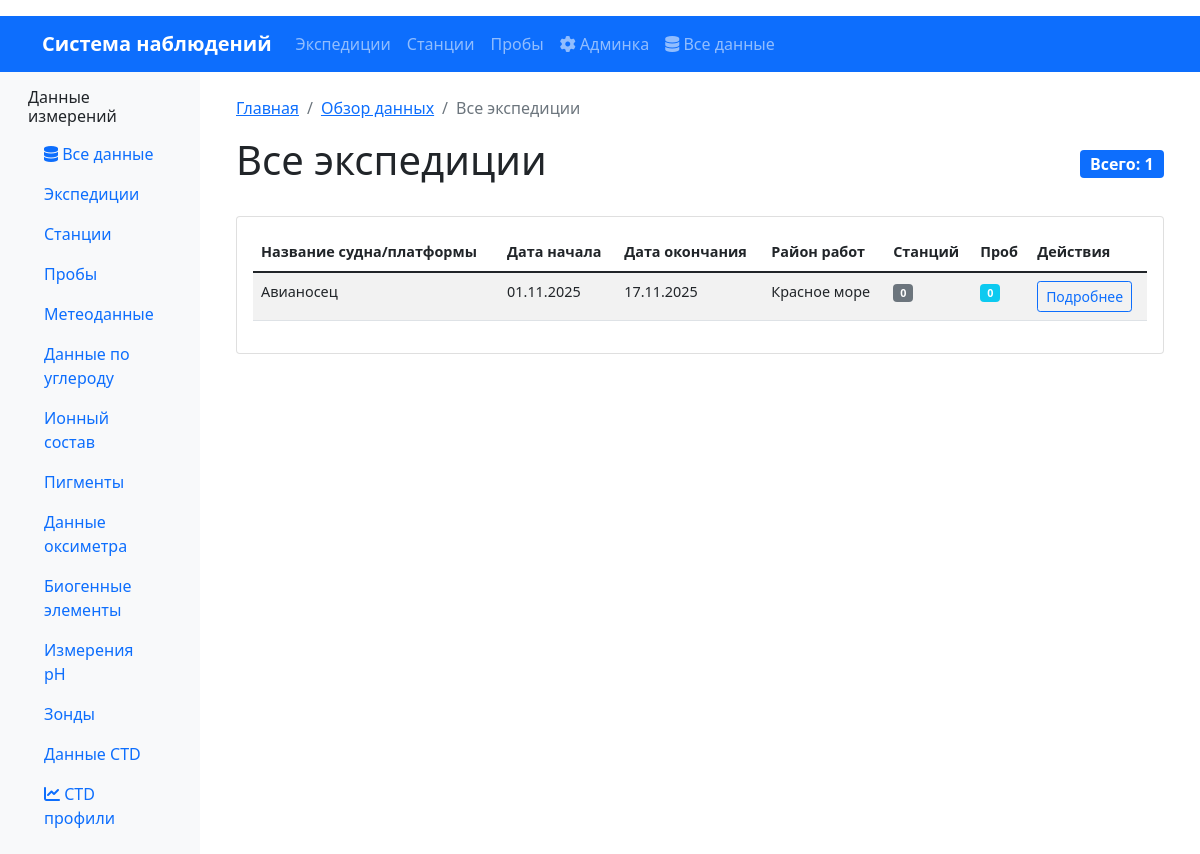
The page /data/expeditions/ on the database as committed earlier.
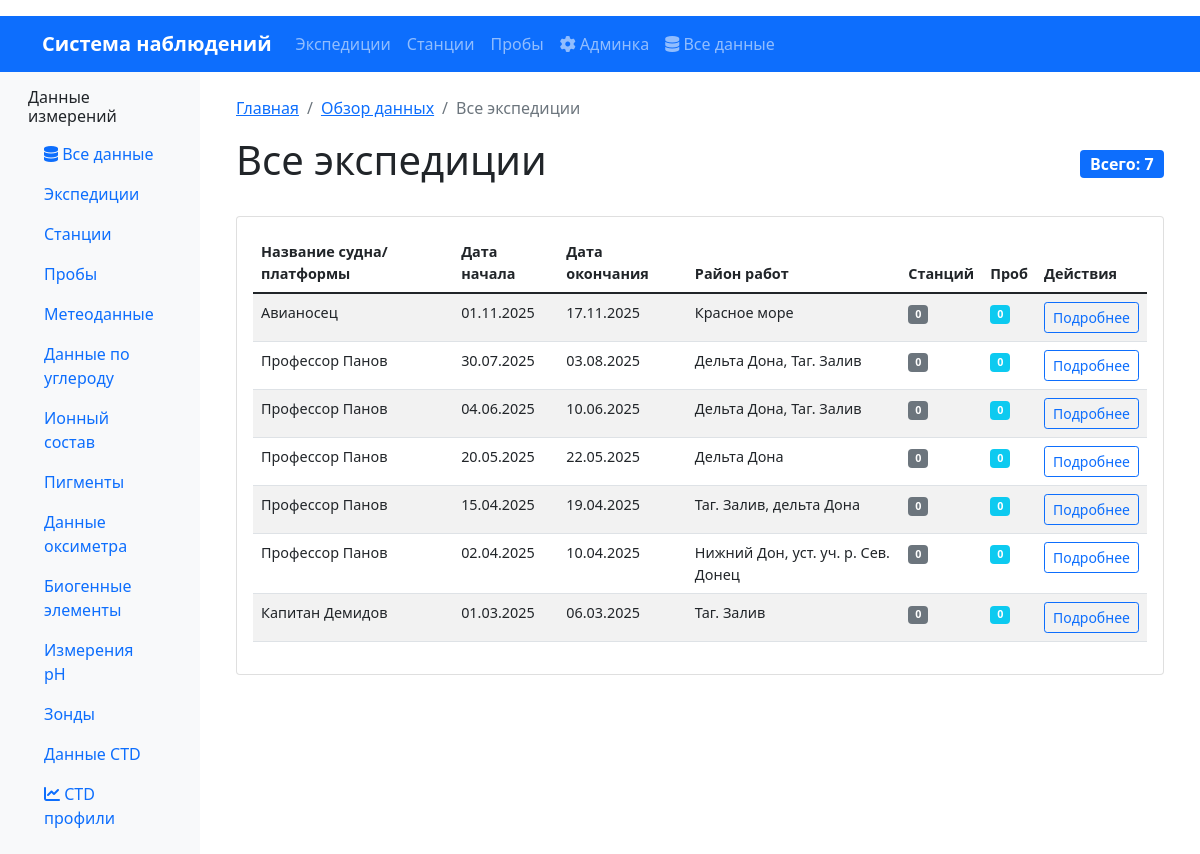
The same page on the database as committed later.
### oceanography/models.py (models this page shows, shortened)
class Expedition(models.Model):
    expedition_id = models.AutoField(primary_key=True)
    start_date = models.DateField(verbose_name="Дата начала экспедиции")
    end_date = models.DateField(verbose_name="Дата окончания экспедиции")
    platform = models.CharField(max_length=200, verbose_name="Название судна/платформы")
    area = models.CharField(max_length=300, verbose_name="Район работ")
    class Meta:
        db_table = 'expeditions'
        verbose_name = "Экспедиция"
        verbose_name_plural = "Экспедиции"
        indexes = [
            models.Index(fields=['start_date']),
            models.Index(fields=['platform']),
            models.Index(fields=['area']),
        ]
        ordering = ['-start_date']

### oceanography/views.py (the view)
# urls.py: path('data/expeditions/', ExpeditionDataView.as_view(), name='data_expeditions'),
class ExpeditionDataView(ListView):
    model = Expedition
    template_name = 'oceanography/data_expeditions.html'
    context_object_name = 'expeditions'
    paginate_by = 20
    def get_queryset(self):
        return Expedition.objects.annotate(
            stations_count=Count('stations'),
            samples_count=Count('stations__samples')
        ).order_by('-start_date')
    def get_context_data(self, **kwargs):
        context = super().get_context_data(**kwargs)
        context['breadcrumbs'] = [
            {'url': reverse('oceanography:home'), 'name': 'Главная'},
            {'url': reverse('oceanography:data_overview'), 'name': 'Обзор данных'},
            {'url': '', 'name': 'Все экспедиции'}
        ]
        return context

### oceanography/templates/oceanography/data_expeditions.html (shortened to what this page needs)
{% extends 'base.html' %}
{% load humanize %}
{% block content %}
    {% include 'include/_breadcrumbs.html' %}
    <div class="d-flex justify-content-between align-items-center mb-4">
        <h1>Все экспедиции</h1>
        <span class="badge bg-primary fs-6">Всего: {{ expeditions.count|intcomma }}</span>
    </div>
    <div class="card">
        <div class="card-body">
            <div class="table-responsive">
                <table class="table table-striped table-hover data-table">
                    <thead>
                        <tr>
                            <th>Название судна/платформы</th>
                            <th>Дата начала</th>
                            <th>Дата окончания</th>
                            <th>Район работ</th>
                            <th>Станций</th>
                            <th>Проб</th>
                            <th>Действия</th>
                        </tr>
                    </thead>
                    <tbody>
                        {% for expedition in expeditions %}
                        <tr>
                            <td>{{ expedition.platform }}</td>
                            <td>{{ expedition.start_date|date:"d.m.Y" }}</td>
                            <td>{{ expedition.end_date|date:"d.m.Y" }}</td>
                            <td>{{ expedition.area }}</td>
                            <td>
                                <span class="badge bg-secondary">{{ expedition.stations_count }}</span>
                            </td>
                            <td>
                                <span class="badge bg-info">{{ expedition.samples_count }}</span>
                            </td>
                            <td>
                                <a href="{% url 'oceanography:expedition_detail' expedition.pk %}"
                                   class="btn btn-sm btn-outline-primary">
                                    Подробнее
                                </a>
                            </td>
                        </tr>
                        {% empty %}
                        <tr>
                            <td colspan="7" class="text-center text-muted py-4">
                                Экспедиции не найдены
                            </td>
                        </tr>
                        {% endfor %}
                    </tbody>
                </table>
            </div>
        </div>
    </div>
{% endblock %}

Rows that differ between the two databases and show on the page:
added Expedition: platform "Профессор Панов", start_date "30.07.2025", end_date "03.08.2025", area "Дельта Дона, Таг. Залив", stations_count "0", samples_count "0"
added Expedition: platform "Профессор Панов", start_date "04.06.2025", end_date "10.06.2025", area "Дельта Дона, Таг. Залив", stations_count "0", samples_count "0"
added Expedition: platform "Профессор Панов", start_date "20.05.2025", end_date "22.05.2025", area "Дельта Дона", stations_count "0", samples_count "0"
added Expedition: platform "Профессор Панов", start_date "15.04.2025", end_date "19.04.2025", area "Таг. Залив, дельта Дона", stations_count "0", samples_count "0"
added Expedition: platform "Профессор Панов", start_date "02.04.2025", end_date "10.04.2025", area "Нижний Дон, уст. уч. р. Сев. Донец", stations_count "0", samples_count "0"
added Expedition: platform "Капитан Демидов", start_date "01.03.2025", end_date "06.03.2025", area "Таг. Залив", stations_count "0", samples_count "0"
Other text that changed with them:
{{ expeditions.count|intcomma }}: "1" → "7"
